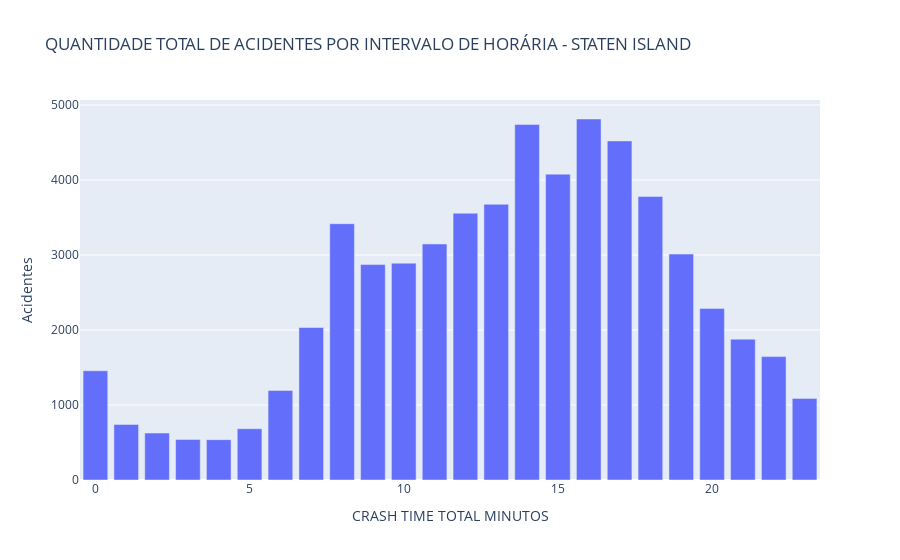
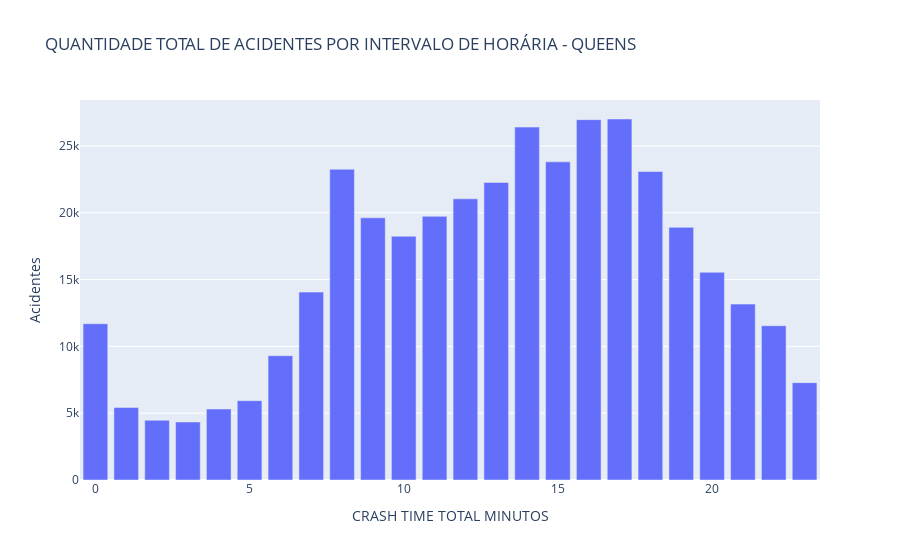
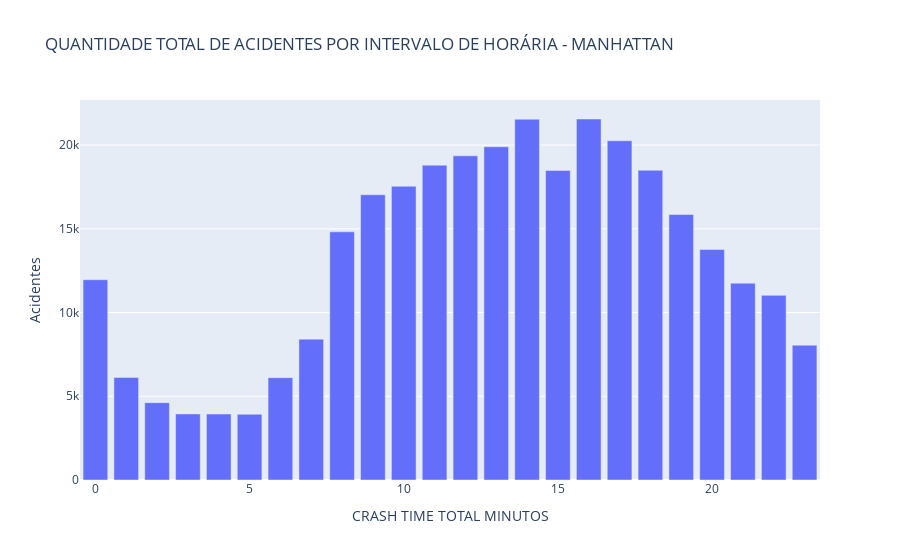
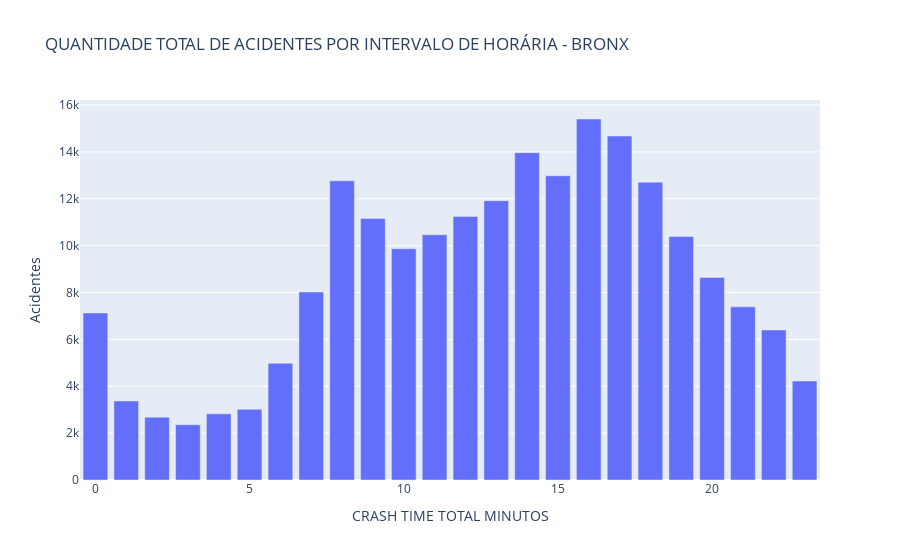

Here is the notebook cell these charts were saved with, in order:
### Code cell
fig = px.bar(frequencia_acidentes_horario_broo,
                    x= frequencia_acidentes_horario_broo.index,
                    y = np.concatenate(list(frequencia_acidentes_horario_broo['STATEN ISLAND'].values)),
                    title = 'QUANTIDADE TOTAL DE ACIDENTES POR INTERVALO DE HORÁRIA - STATEN ISLAND',
                    labels={
                        "y" : 'Acidentes',
                        "index" : 'Horário'
                    })
fig.show()
fig = px.bar(frequencia_acidentes_horario_broo,
                    x= frequencia_acidentes_horario_broo.index,
                    y = np.concatenate(list(frequencia_acidentes_horario_broo['QUEENS'].values)),
                    title = 'QUANTIDADE TOTAL DE ACIDENTES POR INTERVALO DE HORÁRIA - QUEENS',
                    labels={
                        "y" : 'Acidentes',
                        "index" : 'Horário'
                    })
fig.show()
fig = px.bar(frequencia_acidentes_horario_broo,
                    x= frequencia_acidentes_horario_broo.index,
                    y = np.concatenate(list(frequencia_acidentes_horario_broo['MANHATTAN'].values)),
                    title = 'QUANTIDADE TOTAL DE ACIDENTES POR INTERVALO DE HORÁRIA - MANHATTAN',
                    labels={
                        "y" : 'Acidentes',
                        "index" : 'Horário'
                    })
fig.show()
fig = px.bar(frequencia_acidentes_horario_broo,
                    x= frequencia_acidentes_horario_broo.index,
                    y = np.concatenate(list(frequencia_acidentes_horario_broo['BRONX'].values)),
                    title = 'QUANTIDADE TOTAL DE ACIDENTES POR INTERVALO DE HORÁRIA - BRONX',
                    labels={
                        "y" : 'Acidentes',
                        "index" : 'Horário'
                    })
fig.show()
fig = px.bar(frequencia_acidentes_horario_broo,
                    x= frequencia_acidentes_horario_broo.index,
                    y = np.concatenate(list(frequencia_acidentes_horario_broo['BROOKLYN'].values)),
                    title = 'QUANTIDADE TOTAL DE ACIDENTES POR INTERVALO DE HORÁRIA - BROOKLYN',
                    labels={
                        "y" : 'Acidentes',
                        "index" : 'Horário'
                    })
fig.show()

### Figure 1 — Plotly figure (JSON) as saved in the notebook; plotly's stock layout.template omitted (floating-point values rounded to 4 significant figures)
{"data": [{"alignmentgroup": "True", "hovertemplate": "CRASH TIME TOTAL MINUTOS=%{x}<br>Acidentes=%{y}<extra></extra>", "legendgroup": "", "marker": {"color": "#636efa", "pattern": {"shape": ""}}, "name": "", "offsetgroup": "", "orientation": "v", "showlegend": false, "textposition": "auto", "type": "bar", "x": [16, 17, 14, 15, 13, 18, 12, 11, 8, 9, 10, 19, 20, 21, 0, 7, 22, 23, 6, 1, 5, 2, 4, 3], "xaxis": "x", "y": [4813, 4521, 4741, 4078, 3676, 3781, 3557, 3147, 3417, 2872, 2891, 3012, 2288, 1878, 1457, 2033, 1645, 1088, 1194, 741, 684, 626, 538, 541], "yaxis": "y"}], "layout": {"barmode": "relative", "legend": {"tracegroupgap": 0}, "title": {"text": "QUANTIDADE TOTAL DE ACIDENTES POR INTERVALO DE HORÁRIA - STATEN ISLAND"}, "xaxis": {"anchor": "y", "domain": [0, 1], "title": {"text": "CRASH TIME TOTAL MINUTOS"}}, "yaxis": {"anchor": "x", "domain": [0, 1], "title": {"text": "Acidentes"}}}}

### Figure 2 — Plotly figure (JSON) as saved in the notebook; plotly's stock layout.template omitted (floating-point values rounded to 4 significant figures)
{"data": [{"alignmentgroup": "True", "hovertemplate": "CRASH TIME TOTAL MINUTOS=%{x}<br>Acidentes=%{y}<extra></extra>", "legendgroup": "", "marker": {"color": "#636efa", "pattern": {"shape": ""}}, "name": "", "offsetgroup": "", "orientation": "v", "showlegend": false, "textposition": "auto", "type": "bar", "x": [16, 17, 14, 15, 13, 18, 12, 11, 8, 9, 10, 19, 20, 21, 0, 7, 22, 23, 6, 1, 5, 2, 4, 3], "xaxis": "x", "y": [26964, 27012, 26407, 23807, 22268, 23082, 21039, 19726, 23250, 19620, 18239, 18906, 15541, 13162, 11694, 14060, 11544, 7286, 9301, 5430, 5937, 4468, 5307, 4339], "yaxis": "y"}], "layout": {"barmode": "relative", "legend": {"tracegroupgap": 0}, "title": {"text": "QUANTIDADE TOTAL DE ACIDENTES POR INTERVALO DE HORÁRIA - QUEENS"}, "xaxis": {"anchor": "y", "domain": [0, 1], "title": {"text": "CRASH TIME TOTAL MINUTOS"}}, "yaxis": {"anchor": "x", "domain": [0, 1], "title": {"text": "Acidentes"}}}}

### Figure 3 — Plotly figure (JSON) as saved in the notebook; plotly's stock layout.template omitted (floating-point values rounded to 4 significant figures)
{"data": [{"alignmentgroup": "True", "hovertemplate": "CRASH TIME TOTAL MINUTOS=%{x}<br>Acidentes=%{y}<extra></extra>", "legendgroup": "", "marker": {"color": "#636efa", "pattern": {"shape": ""}}, "name": "", "offsetgroup": "", "orientation": "v", "showlegend": false, "textposition": "auto", "type": "bar", "x": [16, 17, 14, 15, 13, 18, 12, 11, 8, 9, 10, 19, 20, 21, 0, 7, 22, 23, 6, 1, 5, 2, 4, 3], "xaxis": "x", "y": [21557, 20258, 21546, 18487, 19898, 18497, 19359, 18801, 14819, 17035, 17542, 15854, 13764, 11754, 11959, 8412, 11025, 8051, 6110, 6124, 3924, 4618, 3941, 3947], "yaxis": "y"}], "layout": {"barmode": "relative", "legend": {"tracegroupgap": 0}, "title": {"text": "QUANTIDADE TOTAL DE ACIDENTES POR INTERVALO DE HORÁRIA - MANHATTAN"}, "xaxis": {"anchor": "y", "domain": [0, 1], "title": {"text": "CRASH TIME TOTAL MINUTOS"}}, "yaxis": {"anchor": "x", "domain": [0, 1], "title": {"text": "Acidentes"}}}}

### Figure 4 — Plotly figure (JSON) as saved in the notebook; plotly's stock layout.template omitted (floating-point values rounded to 4 significant figures)
{"data": [{"alignmentgroup": "True", "hovertemplate": "CRASH TIME TOTAL MINUTOS=%{x}<br>Acidentes=%{y}<extra></extra>", "legendgroup": "", "marker": {"color": "#636efa", "pattern": {"shape": ""}}, "name": "", "offsetgroup": "", "orientation": "v", "showlegend": false, "textposition": "auto", "type": "bar", "x": [16, 17, 14, 15, 13, 18, 12, 11, 8, 9, 10, 19, 20, 21, 0, 7, 22, 23, 6, 1, 5, 2, 4, 3], "xaxis": "x", "y": [15404, 14677, 13966, 12983, 11918, 12708, 11247, 10465, 12768, 11161, 9869, 10392, 8643, 7388, 7130, 8020, 6402, 4222, 4979, 3375, 3021, 2682, 2824, 2360], "yaxis": "y"}], "layout": {"barmode": "relative", "legend": {"tracegroupgap": 0}, "title": {"text": "QUANTIDADE TOTAL DE ACIDENTES POR INTERVALO DE HORÁRIA - BRONX"}, "xaxis": {"anchor": "y", "domain": [0, 1], "title": {"text": "CRASH TIME TOTAL MINUTOS"}}, "yaxis": {"anchor": "x", "domain": [0, 1], "title": {"text": "Acidentes"}}}}
